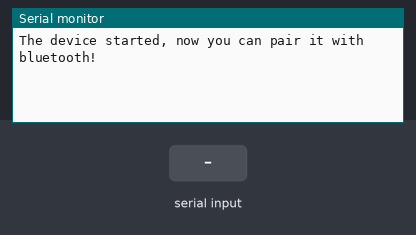
Bench run of a sketch on a simulated ESP32. Shown: the last lines printed to the serial monitor. Inputs (shaded band) come from the test bench. Random numbers use the default seed unless the sketch sets one; nothing arrives over Bluetooth unless stated.

Above: at 1.2 s.
1.3 s: "1\n" received over the second serial link
At 2.0 s:
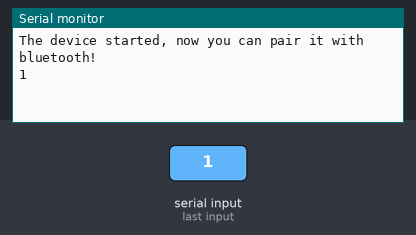
2.8 s: "0\n" received over the second serial link
At 4.0 s:
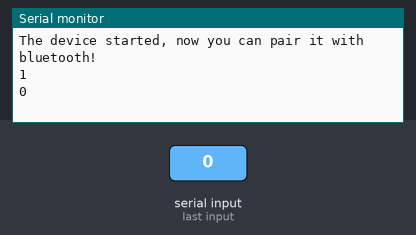
4.3 s: "2\n" received over the second serial link
At 5.7 s:
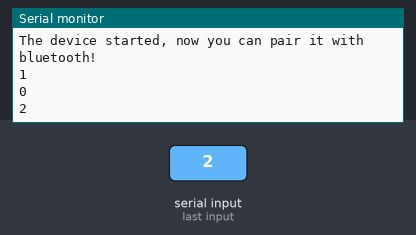

The sketch:

esp32-bl.ino
```cpp
/*********
  Rui Santos
  Complete project details at https://randomnerdtutorials.com
*********/

// Load libraries
#include "BluetoothSerial.h"
// #include <OneWire.h>
// #include <DallasTemperature.h>
#include <ArduinoJson.h>

// Check if Bluetooth configs are enabled
#if !defined(CONFIG_BT_ENABLED) || !defined(CONFIG_BLUEDROID_ENABLED)
#error Bluetooth is not enabled! Please run `make menuconfig` to and enable it
#endif

// Bluetooth Serial object
BluetoothSerial SerialBT;

// // GPIO where LED is connected to
// const int ledPin =  25;

// // GPIO where the DS18B20 is connected to
// const int oneWireBus = 32;
// // Setup a oneWire instance to communicate with any OneWire devices
// OneWire oneWire(oneWireBus);
// // Pass our oneWire reference to Dallas Temperature sensor
// DallasTemperature sensors(&oneWire);

// Handle received and sent messages
String message = "";
char incomingChar;
String temperatureString = "";
String payload = "";

// Timer: auxiliar variables
unsigned long previousMillis = 0;    // Stores last time temperature was published
const long interval = 10000;         // interval at which to publish sensor readings

void setup() {
//  pinMode(ledPin, OUTPUT);
  Serial.begin(115200);
  // Bluetooth device name
  SerialBT.begin("ESP32");
  Serial.println("The device started, now you can pair it with bluetooth!");
}

void loop() {
  unsigned long currentMillis = millis();
  // Send temperature readings
  if (currentMillis - previousMillis >= interval){
    previousMillis = currentMillis;
    StaticJsonDocument<200> doc;
    doc["data"] = random(100);
    String payload;
    serializeJson(doc, payload);
    SerialBT.println(payload);
  }
  // Read received messages (LED control command)
  if (SerialBT.available()){
    char incomingChar = SerialBT.read();
    if (incomingChar != '\n'){
      message += String(incomingChar);
    }
    else{
      message = "";
    }
    Serial.write(incomingChar);
  }
//   // Check received message and control output accordingly
//   if (message =="led_on"){
//     digitalWrite(ledPin, HIGH);
//   }
//   else if (message =="led_off"){
//     digitalWrite(ledPin, LOW);
//   }
  delay(20);
}
```

Measured:
- after the input at 1.3 s, the serial monitor: prints a new line at once (image 1)
- after the input at 2.8 s, the serial monitor: prints a new line at once (image 2)
- after the input at 4.3 s, the serial monitor: prints a new line at once (image 3)
